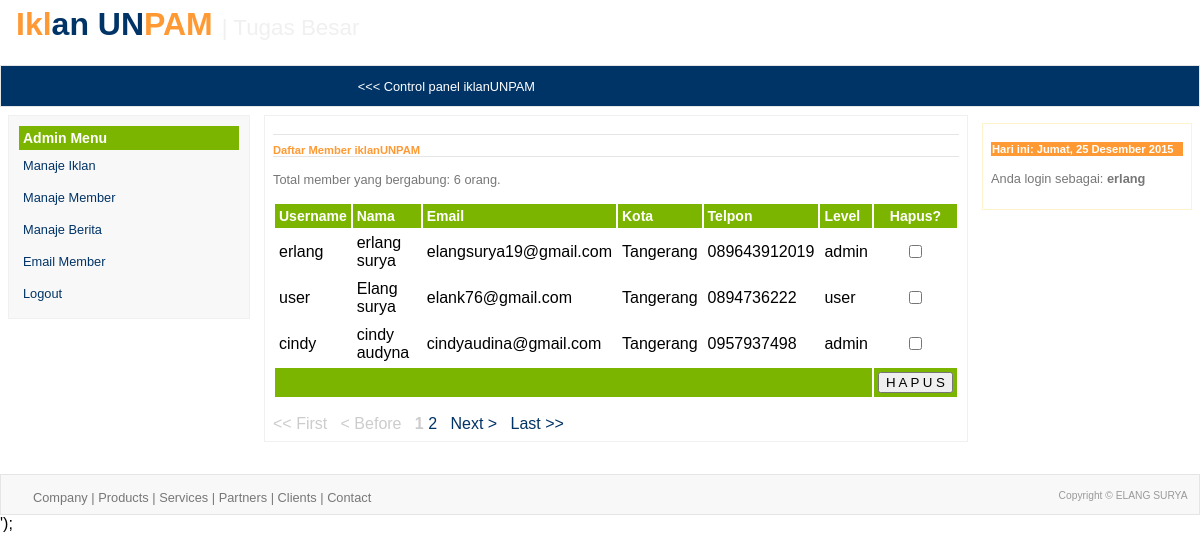
Page /admin/member.php (signed in) on the committed database.
### tables this page shows
CREATE TABLE IF NOT EXISTS `member` (
  `username` varchar(16) NOT NULL,
  `password` varchar(32) NOT NULL,
  `nama` varchar(50) NOT NULL,
  `email` varchar(50) NOT NULL,
  `alamat` varchar(75) NOT NULL,
  `kota` varchar(20) NOT NULL,
  `telpon` varchar(25) NOT NULL,
  `level` varchar(20) NOT NULL
);

### inc/fungsi.php (called while the page is built, shortened)
<?php
	function filter_str($string, $lainnya='')
	{
		if ($lainnya == '')
			$filter = ereg_replace('[^a-zA-Z0-9_]', '', $string);
		else
			$filter = ereg_replace("[^a-zA-Z0-9_$lainnya]", '', $string);
		return $filter;
	}
?>

### inc/konfig.php (called while the page is built, shortened)
<?php
$a_mph = 3;
?>

### admin/member.php (the view, shortened to what this page needs)
<?php
include ('../inc/class_skin.php');
include ('../inc/class_halaman.php');
include ('../inc/konfig.php');
include ('../template/admin_var.php');
$proses = $_GET['proses'];
if ($proses == '')
	$proses = 'view';
$proses = filter_str($proses);
if (!cek_session('admin'))
	$member = $not_login;
else
{
	switch ($proses)
	{
		case 'view':
		$page = filter_str($_GET['page']);
		if ($page == '')
			$page = 0;
		$judul = "<h2>Daftar Member iklanUNPAM</h2>\n";
		$hal = new halaman;
		$hal->set_tabel('member');
		$hal->set_page($page);
		$pph = $hal->set_pph($a_mph);
		$hal->query_SQL(1);
		$jml_member = $hal->get_jml_data();
		$hal->get_jml_hal();
		if ($jml_member == 0)
			$iklan = "<p>Tidak ada member yang register. <br></p>$kembali";
		else
		{
			$record = $hal->get_record();
			$hasil = $hal->query_SQL("SELECT * FROM member LIMIT $record, $pph");
			$member = "
			<p>Total member yang bergabung: $jml_member orang.</p>
			<form action='member.php?proses=hapus' method='post'>
				<table border='0' cellpadding='4' width='100%'>
					<tr bgcolor='#7cb500' class='putih'>
						<td>Username</td><td>Nama</td><td>Email</td><td>Kota</td>
						<td>Telpon</td><td>Level</td><td align='center'>Hapus?</td></tr>\n";
						while ($data = mysql_fetch_array($hasil)) {
							$checkbox = "<input type='checkbox' name='hapus[]' value='$data[username]'>";
							$member .= "
							<tr>
								<td>$data[0]</td><td>$data[2]</td><td>$data[3]</td><td>$data[5]</td>
								<td>$data[6]</td><td>$data[7]</td><td align='center'>$checkbox</td>
							</tr>\n";
						}
						$hal->set_hal();
						$member .= "
						<tr bgcolor='#7cb500' height='20'><td colspan='6'></td>
							<td><input type='submit' value='H A P U S'></td></tr>
						</table> \n</form>\n\n"
						.$hal->show_page("member.php?proses=view");
		}
		break;
	}
}
?>

### template/admin_var.php (shortened to what this page needs)
<?php
include ('../inc/fungsi.php');
$login = "<p>Anda login sebagai: <b>$_SESSION[admin]</b></p>\n";
$admin_menu = "
<table border='0' cellpadding='4' width='100%'>
<tr bgcolor='#7cb500'>
	<td class='putih'>Admin Menu</td></tr>
<tr><td>
	<p><a href='iklan.php'>Manaje Iklan</a></p>
	<p><a href='member.php'>Manaje Member</a></p>
	<p><a href='berita.php'>Manaje Berita</a></p>
	<p><a href='email.php'>Email Member</a></p>
	<p><a href='index.php?proses=logout'>Logout</a></p>
</td></tr>
</table>\n";
$anim_teks = "
<marquee scrolldelay='50' scrollamount='2'><<< Control panel iklanUNPAM</marquee>\n";
?>

### inc/class_halaman.php (shortened to what this page needs)
<?php
class halaman
{
	var $tabel, $page, $file, $per_halaman, $jml_data, $jml_hal, $hasil_query;
	var $record, $last_page, $sebelumnya, $berikutnya, $tampilkan_hal;
	function set_tabel($nama_tabel)
	{
		$this->tabel = $nama_tabel;
	}
	function set_page($halaman)
	{
		$this->page = $halaman;
	}
	function set_pph($angka)
	{
		$this->per_halaman = $angka;
		return $this->per_halaman;
	}
	function get_record()
	{
		$hasil = $this->page * $this->per_halaman;
		$this->record = $hasil;
		return $this->record;
	}
	function query_SQL($q = 1, $id='', $isi='', $lainnya='')
	{
		if ($q == 1)
			$query = mysql_query("SELECT * FROM $this->tabel");
		else if ($q == 2)
			$query = mysql_query("SELECT * FROM $this->tabel WHERE $id='$isi'");
		else if ($q == 3)
			$query = mysql_query("SELECT * FROM $this->tabel WHERE $id='$isi' ORDER BY
				$lainnya DESC LIMIT $this->record, $this->per_halaman");
		else
			$query = mysql_query($q);
		$this->hasil_query = $query;
		return $this->hasil_query;
	}
	function get_jml_data()
	{
		$jumlah = mysql_num_rows($this->hasil_query);
		$this->jml_data = $jumlah;
		return $this->jml_data;
	}
	function get_jml_hal()
	{
		$jumlah = ceil($this->jml_data / $this->per_halaman);
		$this->jml_hal = $jumlah;
		return $this->jml_hal;
	}
	function set_hal()
	{
		$this->last_page = $this->jml_hal - 1;
		$this->sebelumnya = $this->page - 1;
		$this->berikutnya = $this->page + 1;
	}
	function show_page($URL)
	{
		if ($this->jml_hal > 1) {
			if ($this->page == 0) {
				$first = "<font color='#cccccc'><< First</font>";
				$back = "<font color='#cccccc'>< Before</font>";
			}
			else
			{
				$first = "<a href='$URL&page=0'><< First</a>";
				$back = "<a href='$URL&page=$this->sebelumnya'>< Before</a>";
			}
			if ($this->page == $this->last_page) {
				$last = "<font color='#cccccc'>Last >></font>";
				$next = "<font color='#cccccc'>Next ></font>";
			}
			else
			{
				$last = "<a href='$URL&page=$this->last_page'>Last >></a>";
				$next = "<a href='$URL&page=$this->berikutnya'>Next ></a>";
			}
			$halaman = "$first &nbsp $back &nbsp\n";
			for ($i=0; $i<$this->jml_hal; $i++) {
				if ($i == $this->page)
					$halaman .= " <font color='#cccccc'><b>".intval($i + 1)."</b></font>";
				else
					$halaman .= " <a href='$URL&page=$i'>".intval($i + 1)."</a> \n";
			}
			$halaman .= "&nbsp $next &nbsp $last\n";
		}
		else
			$halaman = '';
		$this->tampilkan_hal = $halaman;
		return $this->tampilkan_hal;
	}
}
?>

### inc/class_skin.php (shortened to what this page needs)
<?php
class skin
{
	var $tag = array();
	var $file_skin;
	function ganti_tag($namatag, $str_pengganti)
	{
		$this->tag[$namatag] = $str_pengganti;
	}
	function ganti_skin($namafile)
	{
		$this->file_skin = $namafile;
	}
	function ganti_tampilan()
	{
		$this->halaman = file($this->file_skin);
		$this->halaman = implode("", $this->halaman);
		foreach ($this->tag as $str_dicari => $str_baru) {
			$this->halaman = ereg_replace($str_dicari, $str_baru, $this->halaman);
		}
		echo $this->halaman;
	}
}
?>

### rows in the picture
member: username "erlang", nama "erlang surya", email "elangsurya19@gmail.com", kota "Tangerang", telpon "089643912019", level "admin"
member: username "user", nama "Elang surya", email "elank76@gmail.com", kota "Tangerang", telpon "0894736222", level "user"
member: username "cindy", nama "cindy audyna", email "cindyaudina@gmail.com", kota "Tangerang", telpon "0957937498", level "admin"

### other values in the picture
$_SESSION[admin] "erlang"
$jml_member "6"
